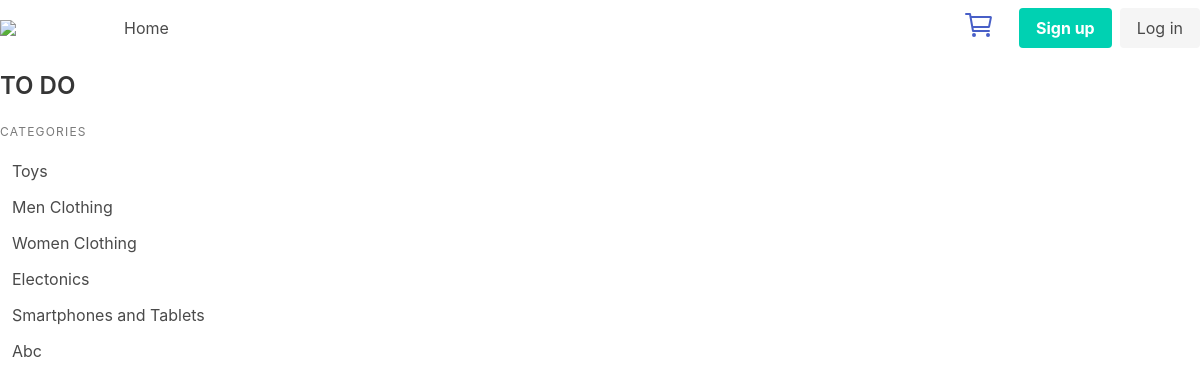
/product_list.php, run on the app's committed database.
### tables this page shows
CREATE TABLE IF NOT EXISTS `category` (
  `id` int unsigned NOT NULL AUTO_INCREMENT,
  `name` varchar(50) NOT NULL DEFAULT '0',
  PRIMARY KEY (`id`)
);

### product_list.php (the view, shortened to what this page needs)
<?php
require_once('functions.inc.php');
$id = isset($_GET['id']) ? (int)$_GET['id'] : 0;
require_once('header.inc.php');
?>
<h1 class="title is-4">TO DO</h1>
<div class="columns">
    <div class="column is-one-quarter">
<aside class="menu">
  <p class="menu-label">
  Categories
  </p>
  <ul class="menu-list">
<?php
$query = "SELECT * FROM category";
$result = mysqli_query($conn, $query);
while ($row = mysqli_fetch_array($result)) {
    echo "<li><a " . ($row['id'] == $id ? "class=\"has-text-primary\"" : '') . " href=\"product_list.php?id={$row['id']}\">{$row['name']}</a></li>";
}
?>
  </ul>
</aside>
    </div>
    <div class="column">
    </div>
</div>
<?php
require_once('footer.inc.php');
?>

### data on the page
category: name "Toys"
category: name "Men Clothing"
category: name "Women Clothing"
category: name "Electonics"
category: name "Smartphones and Tablets"
category: name "Abc"
